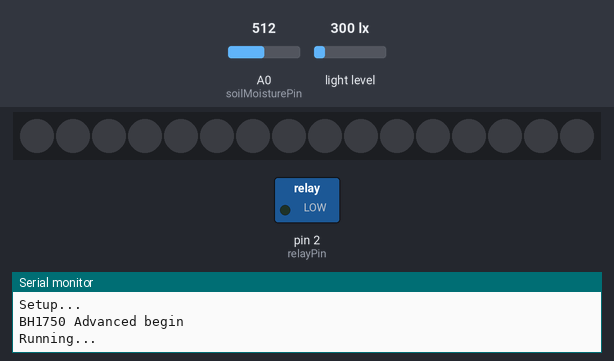
Recording of a sketch running on a simulated Arduino Uno, built with avr-gcc and run on an emulated ATmega328P. On the bench: 16 RGB LEDs in strip order, left to right, switched loads named in the sketch (green lamp = pin HIGH), the last lines printed to the serial monitor. Inputs (shaded band) come from the test bench; at power-on: light level 300 lx, A0 (soilMoisturePin) = 512.

Above: at 1.2 s.
1.3 s: light level set to 110 lx
3.2 s: light level set to 90 lx
At 5.2 s:
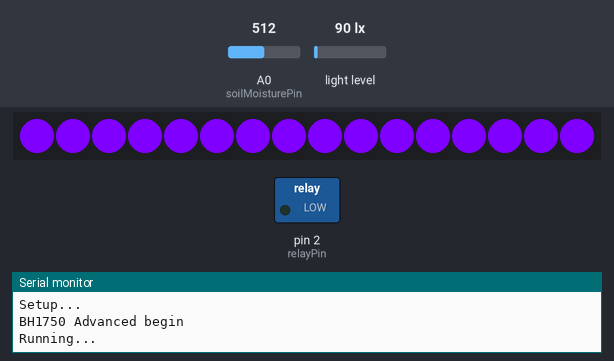
5.5 s: A0 (soilMoisturePin) set to 597
7.2 s: A0 (soilMoisturePin) set to 623
At 9.4 s:
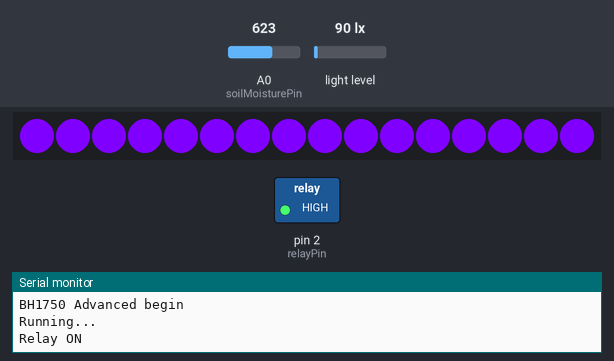
11.0 s: light level set to 500 lx
At 11.7 s:
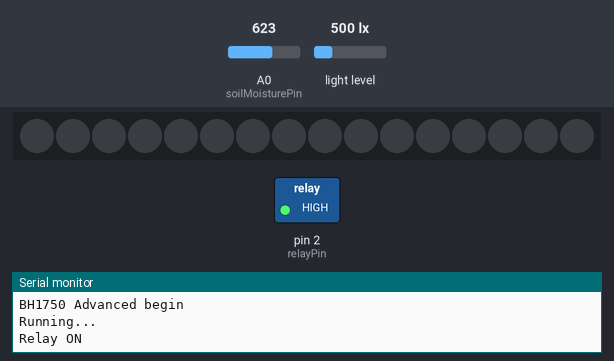
Timing chart, 0 to 13.5 s (numbered marks = the images above; inputs shaded):
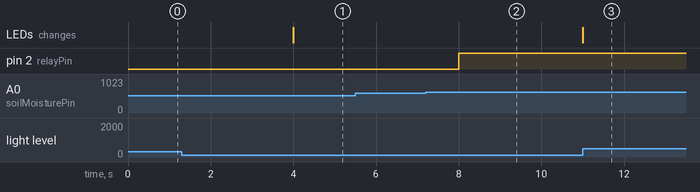

Measured:
- the behaviour switches between 101 and 100 lx on light level (found by bisection; images 0 and 1)
- the behaviour switches between 613 and 614 on A0 (soilMoisturePin) (found by bisection; images 1 and 2)
- after the input at 1.3 s, every drawn part: stays the same
- after the input at 3.2 s, the LEDs: change after 0.80 s (image 1)
- after the input at 5.5 s, every drawn part: stays the same
- after the input at 7.2 s, pin 2 (relayPin): LOW → HIGH after 0.80 s
- after the input at 11.0 s, the LEDs: change at once (image 3)

The sketch:

ArduinoPot.ino
```cpp
#include <Wire.h>               // Включення бібліотеки для роботи з шиною I2C
#include <BH1750.h>             // Бібліотека для роботи з датчиком освітленості BH1750
#include <Adafruit_NeoPixel.h>  // Бібліотека для роботи з світлодіодами
#include <SoftwareSerial.h>     // Бібліотека для роботи з програмним послідовним портом
#include <EEPROM.h>             // Бібліотека для роботи з EEPROM

// SECTION - Variables
#define relayPin        2       // Пін до якого підключене реле
#define dataInPixel     3       // Пін, до якого підключена світлодіодна стрічка
#define numberOfPixels  16      // Загальна кількість світлодіодів у стрічці
#define soilMoisturePin A0      // Пін для датчика вологості ґрунту

// Адреси в EEPROM для зберігання налаштувань
#define EEPROM_LUX_THRESHOLD_ADDR 0
#define EEPROM_MOISTURE_LOW_ADDR  2
#define EEPROM_MOISTURE_HIGH_ADDR 4

// Змінні для налаштувань
bool lightsOn = true;
int luxThreshold = 100;
int lightRunTime = 2;
unsigned long ledStartTime = 0;
const unsigned long ledRunTime = lightRunTime * 60 * 60 * 1000; //години в мілісекундах

bool wateringOn = true;
int moistureLowThreshold = 40;
int moistureHighThreshold = 70;

// Створення об'єкта для роботи з BT
SoftwareSerial BTSerial(5, 6); //BT_RX_PIN BT_TX_PIN

// Створення об'єкта для роботи з світлодіодами
Adafruit_NeoPixel pixels = Adafruit_NeoPixel(numberOfPixels, dataInPixel, NEO_GRB + NEO_KHZ800);

// Створення об'єкта для датчика освітленості
BH1750 lightMeter;

// Змінна для зберігання
bool relayState = false;
bool pixelState = false;

// Змінна для зберігання часу останнього виконання циклу
unsigned long previousMillis = 0;
const long interval = 1000; // Інтервал 1 секунда

void setup() {
  Serial.begin(9600);           // Ініціалізація зв'язку з монітором швидкістю 9600 біт/с
  BTSerial.begin(9600);         // Ініціалізація Bluetooth з'єднання
  Serial.println("Setup...");

  // Завантаження налаштувань з EEPROM
  // luxThreshold = EEPROM.read(EEPROM_LUX_THRESHOLD_ADDR);
  // moistureLowThreshold = EEPROM.read(EEPROM_MOISTURE_LOW_ADDR);
  // moistureHighThreshold = EEPROM.read(EEPROM_MOISTURE_HIGH_ADDR);

  // Ініціалізація реле
  pinMode(relayPin, OUTPUT);    // Встановлення піну реле як вихід
  digitalWrite(relayPin, LOW); // Вимкнення реле за замовчуванням

  // Ініціалізація датчика світла
  Wire.begin();                 // Ініціалізація шини I2C
  if (lightMeter.begin(BH1750::CONTINUOUS_HIGH_RES_MODE)) { // Ініціалізація датчика освітленості
    Serial.println("BH1750 Advanced begin");
  } else {
    Serial.println("Error initializing BH1750");
  }

  // Ініціалізація світлодіодної стрічки
  pixels.begin();
  pixels.show();
  Serial.println("Running...");
}

// SECTION - MAIN
void loop() {
  unsigned long currentMillis = millis();
  if (currentMillis - previousMillis >= interval) {//Використання замість Delay
    previousMillis = currentMillis;

    // Зчитування рівня освітленості з датчика
    uint16_t lux = lightMeter.readLightLevel();
    if (lux == 65535) { // 65535 може бути значенням помилки
      Serial.println("Error reading light level");
    }

    // Зчитування значення вологості з датчика
    int soilMoistureValue = analogRead(soilMoisturePin);
    // Конвертація значення вологості у відсотки
    int moisturePercentage = map(soilMoistureValue, 1023, 0, 0, 100);

    // Виклик функцій для керування світлодіодною стрічкою та реле
    controlLEDStrip(lux);
    controlRelay(moisturePercentage);
  }

  // Виклик функції yield для обробки Bluetooth
  yield();
}

//LINK - Функція фітострічки
void controlLEDStrip(uint16_t lux) {
  if (lux < luxThreshold && !pixelState) {
    for (int i = 0; i < numberOfPixels; i++) {
      pixels.setPixelColor(i, pixels.Color(127, 0, 255));
    }
    pixels.show();  // Показати зміни на стрічці
    ledStartTime = millis();
    pixelState = true;
  } else if (millis() - ledStartTime > ledRunTime && pixelState || lux > luxThreshold*2) {
    for (int i = 0; i < numberOfPixels; i++) {
      pixels.setPixelColor(i, 0);  // Вимкнення світлодіода
    }
    pixels.show();  // Показати зміни на стрічці
    pixelState = false;
  }
}

//LINK - Функція помпи
void controlRelay(int moisturePercentage) {
  if (moisturePercentage < moistureLowThreshold && !relayState) { // Якщо вологість менше порогу і реле вимкнене
    digitalWrite(relayPin, HIGH); // Увімкнути реле
    relayState = true;
    Serial.println("Relay ON");
  } else if (moisturePercentage >= moistureHighThreshold && relayState) { // Якщо вологість більше або дорівнює порогу і реле увімкнене
    digitalWrite(relayPin, LOW); // Вимкнути реле
    relayState = false;
    Serial.println("Relay OFF");
  }
}

// SECTION - BT
void yield() {
  if (BTSerial.available()) {
    String command = BTSerial.readStringUntil('\n'); // Зчитування команди з Bluetooth
    Serial.print("Received command: ");
    Serial.println(command);

    // Обробка команд
    // if (command.startsWith("LUX:")) {
    //   luxThreshold = command.substring(4).toInt();
    //   EEPROM.update(EEPROM_LUX_THRESHOLD_ADDR, luxThreshold);
    //   Serial.print("Lux threshold set to: ");
    //   Serial.println(luxThreshold);
    // } else if (command.startsWith("MOISTURE_LOW:")) {
    //   moistureLowThreshold = command.substring(13).toInt();
    //   EEPROM.update(EEPROM_MOISTURE_LOW_ADDR, moistureLowThreshold);
    //   Serial.print("Moisture low threshold set to: ");
    //   Serial.println(moistureLowThreshold);
    // } else if (command.startsWith("MOISTURE_HIGH:")) {
    //   moistureHighThreshold = command.substring(14).toInt();
    //   EEPROM.update(EEPROM_MOISTURE_HIGH_ADDR, moistureHighThreshold);
    //   Serial.print("Moisture high threshold set to: ");
    //   Serial.println(moistureHighThreshold);
    // }
  }
}
```
